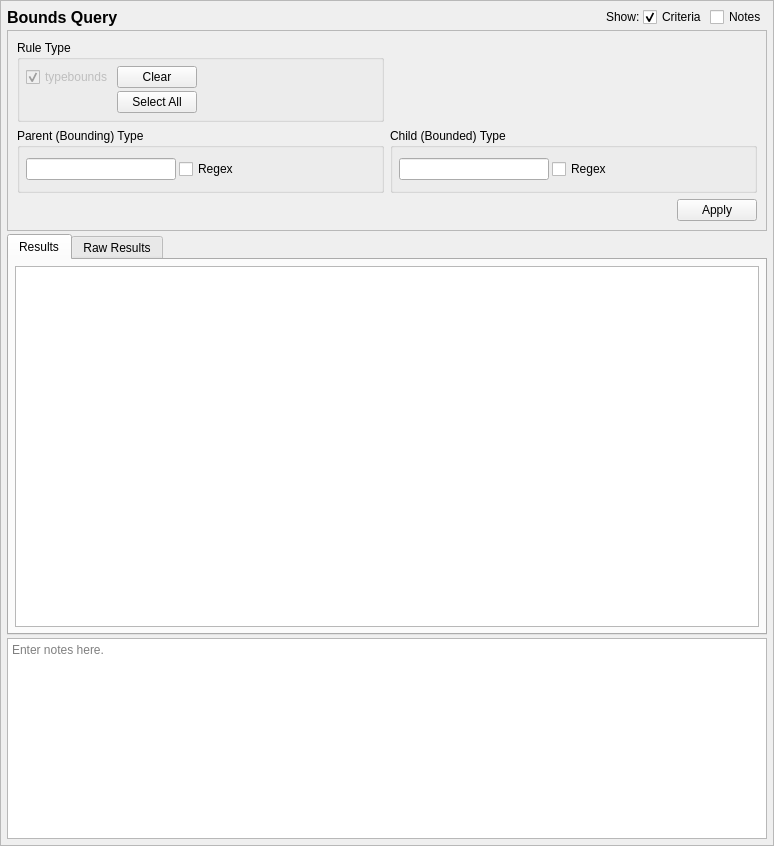
<?xml version="1.0" encoding="UTF-8"?>
<ui version="4.0">
 <class>BoundsQueryTab_ui</class>
 <widget class="QScrollArea" name="BoundsQueryTab_ui">
  <property name="geometry">
   <rect>
    <x>0</x>
    <y>0</y>
    <width>774</width>
    <height>846</height>
   </rect>
  </property>
  <property name="sizeAdjustPolicy">
   <enum>QAbstractScrollArea::AdjustToContents</enum>
  </property>
  <property name="widgetResizable">
   <bool>true</bool>
  </property>
  <widget class="QWidget" name="contents">
   <property name="geometry">
    <rect>
     <x>0</x>
     <y>0</y>
     <width>772</width>
     <height>844</height>
    </rect>
   </property>
   <property name="minimumSize">
    <size>
     <width>0</width>
     <height>0</height>
    </size>
   </property>
   <layout class="QGridLayout" name="gridLayout_9">
    <property name="leftMargin">
     <number>6</number>
    </property>
    <property name="topMargin">
     <number>6</number>
    </property>
    <property name="rightMargin">
     <number>6</number>
    </property>
    <property name="bottomMargin">
     <number>6</number>
    </property>
    <property name="spacing">
     <number>3</number>
    </property>
    <item row="0" column="3">
     <widget class="QCheckBox" name="criteria_expander">
      <property name="toolTip">
       <string>Show or hide the search criteria (no settings are lost)</string>
      </property>
      <property name="text">
       <string>Criteria</string>
      </property>
      <property name="checked">
       <bool>true</bool>
      </property>
     </widget>
    </item>
    <item row="0" column="0">
     <widget class="QLabel" name="label">
      <property name="sizePolicy">
       <sizepolicy hsizetype="Preferred" vsizetype="Fixed">
        <horstretch>0</horstretch>
        <verstretch>0</verstretch>
       </sizepolicy>
      </property>
      <property name="maximumSize">
       <size>
        <width>16777215</width>
        <height>20</height>
       </size>
      </property>
      <property name="font">
       <font>
        <pointsize>12</pointsize>
        <weight>75</weight>
        <bold>true</bold>
       </font>
      </property>
      <property name="text">
       <string>Bounds Query</string>
      </property>
     </widget>
    </item>
    <item row="0" column="1">
     <spacer name="horizontalSpacer_8">
      <property name="orientation">
       <enum>Qt::Horizontal</enum>
      </property>
      <property name="sizeHint" stdset="0">
       <size>
        <width>40</width>
        <height>20</height>
       </size>
      </property>
     </spacer>
    </item>
    <item row="5" column="0" colspan="5">
     <widget class="QTextEdit" name="notes">
      <property name="sizePolicy">
       <sizepolicy hsizetype="Preferred" vsizetype="Preferred">
        <horstretch>0</horstretch>
        <verstretch>1</verstretch>
       </sizepolicy>
      </property>
      <property name="minimumSize">
       <size>
        <width>0</width>
        <height>80</height>
       </size>
      </property>
      <property name="toolTip">
       <string>Optionally enter notes here about the query.</string>
      </property>
      <property name="placeholderText">
       <string>Enter notes here.</string>
      </property>
     </widget>
    </item>
    <item row="0" column="4">
     <widget class="QCheckBox" name="notes_expander">
      <property name="toolTip">
       <string>Show or hide the notes field (no data is lost)</string>
      </property>
      <property name="text">
       <string>Notes</string>
      </property>
     </widget>
    </item>
    <item row="4" column="0" colspan="5">
     <widget class="QTabWidget" name="results_frame">
      <property name="sizePolicy">
       <sizepolicy hsizetype="Preferred" vsizetype="MinimumExpanding">
        <horstretch>0</horstretch>
        <verstretch>2</verstretch>
       </sizepolicy>
      </property>
      <property name="currentIndex">
       <number>0</number>
      </property>
      <widget class="QWidget" name="results_framePage1">
       <property name="sizePolicy">
        <sizepolicy hsizetype="Preferred" vsizetype="MinimumExpanding">
         <horstretch>0</horstretch>
         <verstretch>0</verstretch>
        </sizepolicy>
       </property>
       <attribute name="title">
        <string>Results</string>
       </attribute>
       <layout class="QVBoxLayout" name="verticalLayout_3">
        <property name="leftMargin">
         <number>6</number>
        </property>
        <property name="topMargin">
         <number>6</number>
        </property>
        <property name="rightMargin">
         <number>6</number>
        </property>
        <property name="bottomMargin">
         <number>6</number>
        </property>
        <item>
         <widget class="QTableView" name="table_results">
          <property name="sizePolicy">
           <sizepolicy hsizetype="Preferred" vsizetype="MinimumExpanding">
            <horstretch>0</horstretch>
            <verstretch>0</verstretch>
           </sizepolicy>
          </property>
          <property name="sizeAdjustPolicy">
           <enum>QAbstractScrollArea::AdjustIgnored</enum>
          </property>
          <property name="alternatingRowColors">
           <bool>true</bool>
          </property>
          <property name="sortingEnabled">
           <bool>true</bool>
          </property>
         </widget>
        </item>
       </layout>
      </widget>
      <widget class="QWidget" name="results_framePage2">
       <property name="sizePolicy">
        <sizepolicy hsizetype="Preferred" vsizetype="MinimumExpanding">
         <horstretch>0</horstretch>
         <verstretch>0</verstretch>
        </sizepolicy>
       </property>
       <attribute name="title">
        <string>Raw Results</string>
       </attribute>
       <layout class="QVBoxLayout" name="verticalLayout_2">
        <property name="leftMargin">
         <number>6</number>
        </property>
        <property name="topMargin">
         <number>6</number>
        </property>
        <property name="rightMargin">
         <number>6</number>
        </property>
        <property name="bottomMargin">
         <number>6</number>
        </property>
        <item>
         <widget class="QPlainTextEdit" name="raw_results">
          <property name="sizePolicy">
           <sizepolicy hsizetype="Preferred" vsizetype="MinimumExpanding">
            <horstretch>0</horstretch>
            <verstretch>0</verstretch>
           </sizepolicy>
          </property>
          <property name="minimumSize">
           <size>
            <width>0</width>
            <height>0</height>
           </size>
          </property>
          <property name="font">
           <font>
            <family>Monospace</family>
           </font>
          </property>
          <property name="documentTitle">
           <string/>
          </property>
          <property name="lineWrapMode">
           <enum>QPlainTextEdit::NoWrap</enum>
          </property>
          <property name="readOnly">
           <bool>true</bool>
          </property>
         </widget>
        </item>
       </layout>
      </widget>
     </widget>
    </item>
    <item row="0" column="2">
     <widget class="QLabel" name="label_2">
      <property name="sizePolicy">
       <sizepolicy hsizetype="Preferred" vsizetype="Fixed">
        <horstretch>0</horstretch>
        <verstretch>0</verstretch>
       </sizepolicy>
      </property>
      <property name="text">
       <string>Show:</string>
      </property>
     </widget>
    </item>
    <item row="1" column="0" colspan="5">
     <widget class="QFrame" name="criteria_frame">
      <property name="sizePolicy">
       <sizepolicy hsizetype="Preferred" vsizetype="Preferred">
        <horstretch>0</horstretch>
        <verstretch>1</verstretch>
       </sizepolicy>
      </property>
      <property name="maximumSize">
       <size>
        <width>16777215</width>
        <height>16777215</height>
       </size>
      </property>
      <property name="frameShape">
       <enum>QFrame::StyledPanel</enum>
      </property>
      <property name="frameShadow">
       <enum>QFrame::Raised</enum>
      </property>
      <layout class="QGridLayout" name="gridLayout_3">
       <item row="0" column="0" colspan="2">
        <widget class="QGroupBox" name="ruletype_criteria">
         <property name="sizePolicy">
          <sizepolicy hsizetype="Preferred" vsizetype="Preferred">
           <horstretch>0</horstretch>
           <verstretch>0</verstretch>
          </sizepolicy>
         </property>
         <property name="maximumSize">
          <size>
           <width>16777215</width>
           <height>150</height>
          </size>
         </property>
         <property name="title">
          <string>Rule Type</string>
         </property>
         <layout class="QGridLayout" name="gridLayout">
          <property name="leftMargin">
           <number>6</number>
          </property>
          <property name="topMargin">
           <number>6</number>
          </property>
          <property name="rightMargin">
           <number>6</number>
          </property>
          <property name="bottomMargin">
           <number>6</number>
          </property>
          <property name="spacing">
           <number>3</number>
          </property>
          <item row="0" column="3">
           <widget class="QPushButton" name="clear_ruletypes">
            <property name="text">
             <string>Clear</string>
            </property>
            <property name="checkable">
             <bool>false</bool>
            </property>
           </widget>
          </item>
          <item row="0" column="4">
           <spacer name="horizontalSpacer">
            <property name="orientation">
             <enum>Qt::Horizontal</enum>
            </property>
            <property name="sizeHint" stdset="0">
             <size>
              <width>40</width>
              <height>20</height>
             </size>
            </property>
           </spacer>
          </item>
          <item row="1" column="3">
           <widget class="QPushButton" name="all_ruletypes">
            <property name="text">
             <string>Select All</string>
            </property>
           </widget>
          </item>
          <item row="0" column="0">
           <widget class="QCheckBox" name="typebounds">
            <property name="enabled">
             <bool>false</bool>
            </property>
            <property name="text">
             <string>typebounds</string>
            </property>
            <property name="checked">
             <bool>true</bool>
            </property>
           </widget>
          </item>
         </layout>
        </widget>
       </item>
       <item row="1" column="0" colspan="2">
        <widget class="QGroupBox" name="role_criteria">
         <property name="maximumSize">
          <size>
           <width>16777215</width>
           <height>100</height>
          </size>
         </property>
         <property name="title">
          <string>Parent (Bounding) Type</string>
         </property>
         <layout class="QGridLayout" name="gridLayout_2">
          <property name="leftMargin">
           <number>6</number>
          </property>
          <property name="topMargin">
           <number>6</number>
          </property>
          <property name="rightMargin">
           <number>6</number>
          </property>
          <property name="bottomMargin">
           <number>6</number>
          </property>
          <property name="spacing">
           <number>3</number>
          </property>
          <item row="0" column="0">
           <widget class="QLineEdit" name="parent">
            <property name="sizePolicy">
             <sizepolicy hsizetype="Preferred" vsizetype="Fixed">
              <horstretch>0</horstretch>
              <verstretch>0</verstretch>
             </sizepolicy>
            </property>
            <property name="minimumSize">
             <size>
              <width>150</width>
              <height>0</height>
             </size>
            </property>
            <property name="maximumSize">
             <size>
              <width>250</width>
              <height>16777215</height>
             </size>
            </property>
           </widget>
          </item>
          <item row="0" column="2">
           <spacer name="horizontalSpacer_6">
            <property name="orientation">
             <enum>Qt::Horizontal</enum>
            </property>
            <property name="sizeHint" stdset="0">
             <size>
              <width>40</width>
              <height>20</height>
             </size>
            </property>
           </spacer>
          </item>
          <item row="0" column="1">
           <widget class="QCheckBox" name="parent_regex">
            <property name="enabled">
             <bool>true</bool>
            </property>
            <property name="toolTip">
             <string>Use regular expressions to match the context's role.</string>
            </property>
            <property name="text">
             <string>Regex</string>
            </property>
           </widget>
          </item>
         </layout>
        </widget>
       </item>
       <item row="1" column="2" colspan="2">
        <widget class="QGroupBox" name="type_criteria">
         <property name="maximumSize">
          <size>
           <width>16777215</width>
           <height>100</height>
          </size>
         </property>
         <property name="title">
          <string>Child (Bounded) Type</string>
         </property>
         <layout class="QGridLayout" name="gridLayout_5">
          <property name="leftMargin">
           <number>6</number>
          </property>
          <property name="topMargin">
           <number>6</number>
          </property>
          <property name="rightMargin">
           <number>6</number>
          </property>
          <property name="bottomMargin">
           <number>6</number>
          </property>
          <property name="spacing">
           <number>3</number>
          </property>
          <item row="0" column="1">
           <widget class="QLineEdit" name="child">
            <property name="sizePolicy">
             <sizepolicy hsizetype="Preferred" vsizetype="Fixed">
              <horstretch>0</horstretch>
              <verstretch>0</verstretch>
             </sizepolicy>
            </property>
            <property name="minimumSize">
             <size>
              <width>150</width>
              <height>0</height>
             </size>
            </property>
            <property name="maximumSize">
             <size>
              <width>250</width>
              <height>16777215</height>
             </size>
            </property>
           </widget>
          </item>
          <item row="0" column="3">
           <spacer name="horizontalSpacer_7">
            <property name="orientation">
             <enum>Qt::Horizontal</enum>
            </property>
            <property name="sizeHint" stdset="0">
             <size>
              <width>40</width>
              <height>20</height>
             </size>
            </property>
           </spacer>
          </item>
          <item row="0" column="2">
           <widget class="QCheckBox" name="child_regex">
            <property name="toolTip">
             <string>Use regular expressions to match the context's type.</string>
            </property>
            <property name="text">
             <string>Regex</string>
            </property>
           </widget>
          </item>
         </layout>
        </widget>
       </item>
       <item row="2" column="1" colspan="3">
        <widget class="QDialogButtonBox" name="buttonBox">
         <property name="standardButtons">
          <set>QDialogButtonBox::Apply</set>
         </property>
        </widget>
       </item>
      </layout>
     </widget>
    </item>
   </layout>
  </widget>
 </widget>
 <tabstops>
  <tabstop>criteria_expander</tabstop>
  <tabstop>notes_expander</tabstop>
  <tabstop>typebounds</tabstop>
  <tabstop>clear_ruletypes</tabstop>
  <tabstop>all_ruletypes</tabstop>
  <tabstop>parent</tabstop>
  <tabstop>parent_regex</tabstop>
  <tabstop>child</tabstop>
  <tabstop>child_regex</tabstop>
  <tabstop>results_frame</tabstop>
  <tabstop>table_results</tabstop>
  <tabstop>raw_results</tabstop>
  <tabstop>notes</tabstop>
 </tabstops>
 <resources/>
 <connections>
  <connection>
   <sender>criteria_expander</sender>
   <signal>toggled(bool)</signal>
   <receiver>criteria_frame</receiver>
   <slot>setVisible(bool)</slot>
   <hints>
    <hint type="sourcelabel">
     <x>629</x>
     <y>16</y>
    </hint>
    <hint type="destinationlabel">
     <x>379</x>
     <y>239</y>
    </hint>
   </hints>
  </connection>
  <connection>
   <sender>notes_expander</sender>
   <signal>toggled(bool)</signal>
   <receiver>notes</receiver>
   <slot>setVisible(bool)</slot>
   <hints>
    <hint type="sourcelabel">
     <x>735</x>
     <y>16</y>
    </hint>
    <hint type="destinationlabel">
     <x>386</x>
     <y>776</y>
    </hint>
   </hints>
  </connection>
 </connections>
</ui>
